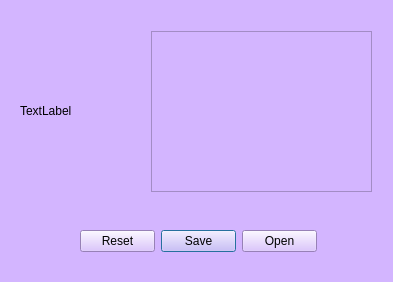
<?xml version="1.0" encoding="UTF-8"?>
<ui version="4.0">
 <class>Oshepkov</class>
 <widget class="QWidget" name="Oshepkov">
  <property name="geometry">
   <rect>
    <x>0</x>
    <y>0</y>
    <width>393</width>
    <height>282</height>
   </rect>
  </property>
  <property name="windowTitle">
   <string>Form</string>
  </property>
  <property name="styleSheet">
   <string notr="true">background-color: rgb(211, 181, 255)</string>
  </property>
  <widget class="QTextEdit" name="textEdit">
   <property name="geometry">
    <rect>
     <x>151</x>
     <y>31</y>
     <width>221</width>
     <height>161</height>
    </rect>
   </property>
  </widget>
  <widget class="QLabel" name="label">
   <property name="geometry">
    <rect>
     <x>20</x>
     <y>30</y>
     <width>121</width>
     <height>161</height>
    </rect>
   </property>
   <property name="styleSheet">
    <string notr="true">QMainWindow { background-color: red; }</string>
   </property>
   <property name="text">
    <string>TextLabel</string>
   </property>
  </widget>
  <widget class="QDialogButtonBox" name="buttonBox">
   <property name="geometry">
    <rect>
     <x>80</x>
     <y>230</y>
     <width>237</width>
     <height>23</height>
    </rect>
   </property>
   <property name="styleSheet">
    <string notr="true">align: center</string>
   </property>
   <property name="standardButtons">
    <set>QDialogButtonBox::Open|QDialogButtonBox::Reset|QDialogButtonBox::Save</set>
   </property>
  </widget>
 </widget>
 <resources/>
 <connections/>
</ui>
